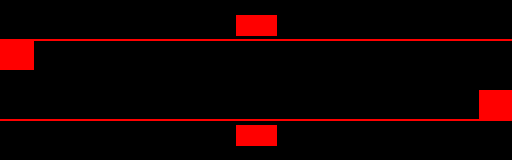
Frame 1 (no input)
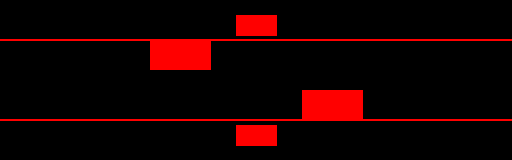
Frame 60 (the mouse pressed at the canvas centre just before this capture)
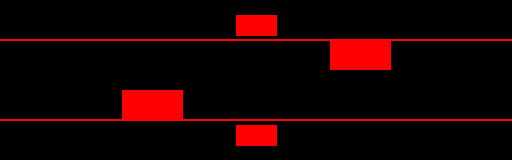
Frame 120 (the mouse held since frame 60 and released just before this capture)

The Processing sketch that drew these frames (run headless with seeded random() and noise(); from frame 60 on, the mouse is pressed at the canvas centre):

// Processing sketch: processing_53322
// ── processing_53322.pde

int x = 0;
int y = 0;
int x_speed = 3;
int y_speed = 3;
int stoptime = 0;

public void setup() {
  //do not change, this is fixed for LED screens.
  size(512, 160);  
  //do not change, this is the refresh rate of LEDs.
  frameRate(8);    
}

void draw() {
  background(0); //keep background black (LEDs are brightness based)
  stroke(255,0,0); //LEDs are on the scale of red
  fill(255,0,0);   //LEDs are on the scale of red

  //----DO WHATEVER YOU LIKE BELOW-----
  //(do not make it interactive, since people won't be able to use mouse/keyboard on a bus stop--
  rectMode(CENTER);
  //making line
  rect(width/2,40,512,1);
  rect(width/2,120,512,1);
  //making bus stops
  rect(width/2,25.7,40,20);
  rect(width/2,135.3,40,20);
  //making buses
  

if(x>=0 && x<width){
    x=x+x_speed;
  }
  else{
    x=0;  
}
if(x==width/2){
  x_speed=0;
  stoptime++;
}
if(stoptime==60){
  x_speed = 1;
  stoptime =0;
}
 
 rect(x,54.7,60,30);
 if(y>=0 || y<width){
    y=y-y_speed;
  }
  else{
    y=width;  
  }

 rect(y+width,105.3,60,30);
}




  





  





  





  
